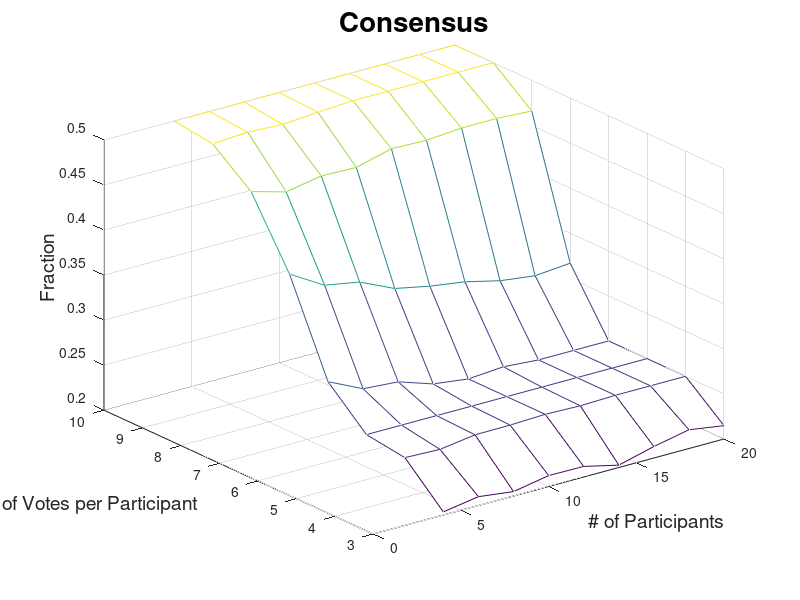
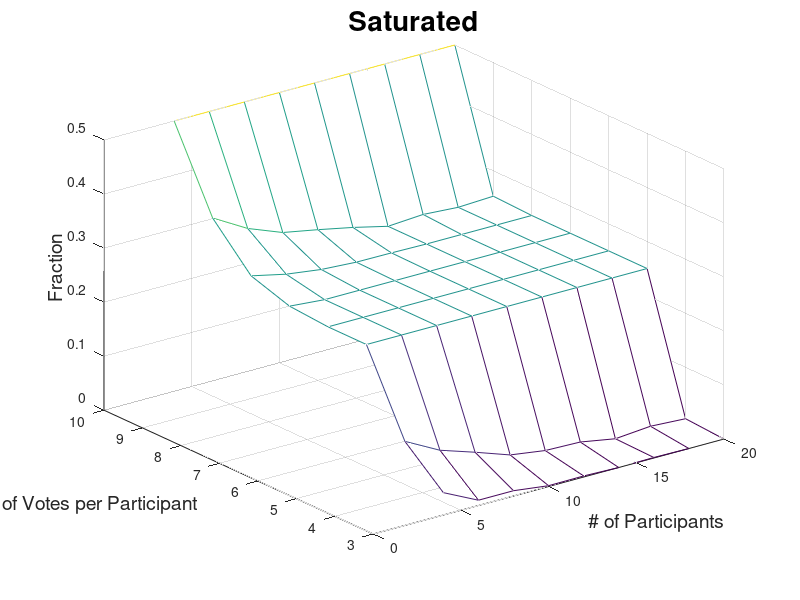
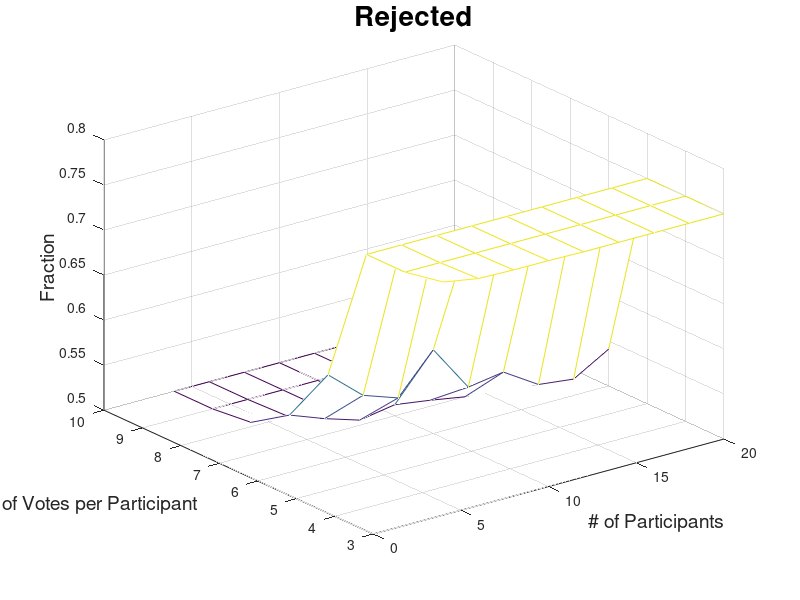

MATLAB code to generate these figures, in order:
%%%%%%%%%%%%%%%%%%%%%%%%%%%%%%%%%%%%%%%%%%%%%%%%%%%%%%%%%%%%%%%%%%%%%%%%%%%%%%%%
% PARAMETERS
%%%%%%%%%%%%%%%%%%%%%%%%%%%%%%%%%%%%%%%%%%%%%%%%%%%%%%%%%%%%%%%%%%%%%%%%%%%%%%%%
epsilon = 0.001;
numChoices = 20;
participants = [4:2:20];
votesPP = [3:1:10];
deltaExitCriteria = 10;

%%%%%%%%%%%%%%%%%%%%%%%%%%%%%%%%%%%%%%%%%%%%%%%%%%%%%%%%%%%%%%%%%%%%%%%%%%%%%%%%
% FUNCTION DEFINITIONS
%%%%%%%%%%%%%%%%%%%%%%%%%%%%%%%%%%%%%%%%%%%%%%%%%%%%%%%%%%%%%%%%%%%%%%%%%%%%%%%%

%
% Voting simulation function
%
% Parameters:
%        numChoices: The number of individual items under consideration that can be voted for
%      participants: The number of people who are voting on the choices
%           votesPP: The number of votes allowed per participant
%           epsilon: The change in averages of consensus and dilution that must be achieved for loop exit
% deltaExitCriteria: The number of times in a row that change must be less than epsilon for loop exit
%
% Returns:
%          cons_avg: Average computed consensus (0,1)
%          dilu_avg: Average computed dilution (0,1)
%                 n: Number of iterations required to achieve exit condition
%
function [cons_avg, satu_avg, reje_avg, n] = simulate_voting(numChoices, participants, votesPP, epsilon, deltaExitCriteria)
    n = 0;
    cons_avg = 0;
    satu_avg = 0;
    reje_avg = 0;
    deltaCounts = 0;
    prefs = zeros(participants, numChoices);
    choiceVotes = zeros(1,numChoices);
    sw='\\\\\\\\||||||||////////--------';

    while deltaCounts < deltaExitCriteria
        % generate participant preferences
        for i = 1:participants
            prefs(i,:) = generate_prefs(i, participants, numChoices);
        end

        % Add up their votes
        choiceVotes = zeros(1,numChoices);
        for i = 1:participants
            for j = 1:votesPP
              choiceVotes(prefs(i,j)) = choiceVotes(prefs(i,j)) + 1;
            end
        end

        % Compute consensus, dilution, rejected
        cons = consensus(choiceVotes, participants);
        satu = saturation(choiceVotes, participants);
        reje = rejected(choiceVotes, participants);

        % Calculate weighted averages
        cons_avg_new = (cons_avg * n + cons) / (n + 1);
        satu_avg_new = (satu_avg * n + satu) / (n + 1);
        reje_avg_new = (reje_avg * n + reje) / (n + 1);

        delta_cons = abs(cons_avg - cons_avg_new);
        delta_satu = abs(satu_avg - satu_avg_new);

        delta = max( delta_cons, delta_satu );

        if delta < epsilon
            deltaCounts = deltaCounts + 1;
        else
            deltaCounts = 0;
        end

        cons_avg = cons_avg_new;
        satu_avg = satu_avg_new;
        reje_avg = reje_avg_new;

        % increment the loop counter
        n = n + 1;

        % print progress widget
        fprintf('\b%c', sw(mod(n,length(sw))+1));
    end
end

%
% Consensus
% What fraction of choices received more than 'frac' percentage of people voting for it?
%
function [c] = consensus(choiceVotes, participants)
    frac = 0.5;
    c = sum(choiceVotes >= frac * participants) / length(choiceVotes);
end

%
% Saturation
% What fraction of choices received the maximum number of votes?
%
function [d] = saturation(choiceVotes, participants)
    frac = 1.0;
    d = sum(choiceVotes >= frac * participants) / length(choiceVotes);
end

%
% Rejected
% What fractionm of choices received less than 'frac' percentage of people voting for it?
%
function [s] = rejected(choiceVotes, participants)
    frac = 0.1;
    s = sum(choiceVotes <= frac * participants) / length(choiceVotes);
end

%
% Generate Participant Prefs
%
% p_idx = participant index
%   p_n = number of participants
%     n = number of choices to vote for
function [p] = generate_prefs(p_idx, p_n, n)
    type = 'random-groupings-single-faction';
    switch type
        case 'random'
            p = randperm(n);
        case 'linear'
            p = 1:n;
        case 'random-groupings-single-faction'
            p = randomGSF(n);
        case 'random-groupings-multi-factions-no-overlap'
            p = randomGMFNO(p_idx, p_n, n)
        otherwise
            error('Unsupported option for generate_prefs().');
    endswitch
end

%
% Randomize preferences in some number of groups, all participants assumed
% to be in the same 'faction'.
%
function [p] = randomGSF(n)
    boundary_values = [ 0 0.25 0.5 0.75 1.0 ];

    % Determine group boundary indices
    b = round(n * [boundary_values]);
    for i = 2:length(boundary_values)
        p(b(i-1)+1:b(i)) = randperm(b(i)-b(i-1)) + b(i-1);
    endfor
end

%
% Randomize preferences in some number of groups, participants divided into
% some number of non-overlapping factions
%
function [p] = randomGMFNO(p_idx, p_n, n)
    option_boundaries = [ 0 0.25 0.5 0.75 1.0 ];
    faction_boundaries  = [ 0.25 0.5 0.75 1.0 ];
    fp                  = [ 1 2 3 4;
                            2 3 4 1;
                            3 4 1 2;
                            4 1 2 3];

    b = round(n * option_boundaries);
    f = round(p_n * faction_boundaries);

    % Determine the faction
    faction = sum(f < p_idx) + 1;

    % Determine preference groupings for that faction
    for i = 2:length(option_boundaries)
        p(b(i-1)+1:b(i)) = randperm(b(i)-b(i-1)) + b(fp(faction,i-1));
    endfor
end

%%%%%%%%%%%%%%%%%%%%%%%%%%%%%%%%%%%%%%%%%%%%%%%%%%%%%%%%%%%%%%%%%%%%%%%%%%%%%%%%
% START OF SCRIPT
%%%%%%%%%%%%%%%%%%%%%%%%%%%%%%%%%%%%%%%%%%%%%%%%%%%%%%%%%%%%%%%%%%%%%%%%%%%%%%%%

%
% Allocate Memory
%
c = s = r = n = zeros(length(participants), length(votesPP));

%
% Run the simulations
%
for i = 1:length(participants)
  for j = 1:length(votesPP)
    fprintf('Simulating %2d participants %2d votes: ', participants(i), votesPP(j));
    [c(i,j), s(i,j), r(i,j), n(i,j)] = simulate_voting( numChoices, participants(i), votesPP(j), epsilon, deltaExitCriteria);
    fprintf('\b  [c = %f, s = %e, r = %f, n = %d]\n', c(i,j), s(i,j), r(i,j), n(i,j));
  end
end

%
% Plot Results
%
figure;
[x,y] = meshgrid(participants, votesPP);
mesh(x, y, c');
title("Consensus", "FontSize", 20);
xlabel("# of Participants", "FontSize", 14);
ylabel("# of Votes per Participant", "FontSize", 14);
zlabel("Fraction", "FontSize", 14);

figure;
[x,y] = meshgrid(participants, votesPP);
mesh(x, y, s');
title("Saturated", "FontSize", 20);
xlabel("# of Participants", "FontSize", 14);
ylabel("# of Votes per Participant", "FontSize", 14);
zlabel("Fraction", "FontSize", 14);

figure;
[x,y] = meshgrid(participants, votesPP);
mesh(x, y, r');
title("Rejected", "FontSize", 20);
xlabel("# of Participants", "FontSize", 14);
ylabel("# of Votes per Participant", "FontSize", 14);
zlabel("Fraction", "FontSize", 14);
